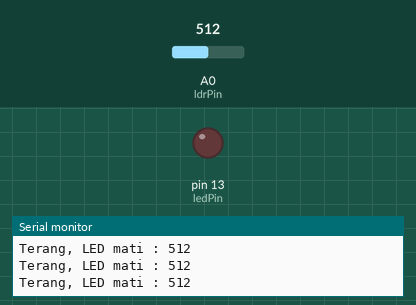
This sketch was run on a simulated Arduino Uno, built with avr-gcc and run on an emulated ATmega328P. On the bench: output pins drawn as LEDs (lit = HIGH), the last lines printed to the serial monitor. Inputs (shaded band) come from the test bench; at power-on: A0 (ldrPin) = 512.

Above: at 1.2 s.
1.3 s: A0 (ldrPin) set to 218
4.3 s: A0 (ldrPin) set to 192
At 4.8 s:
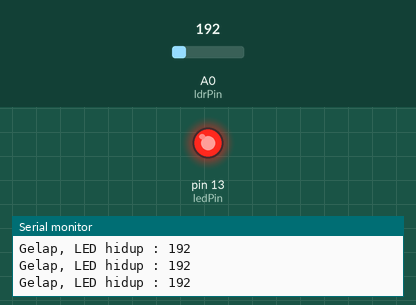
5.8 s: A0 (ldrPin) set to 1023
At 6.8 s:
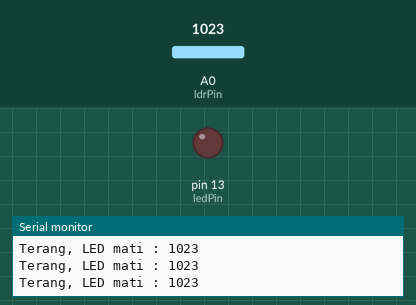
7.3 s: A0 (ldrPin) set to 0
At 8.4 s:
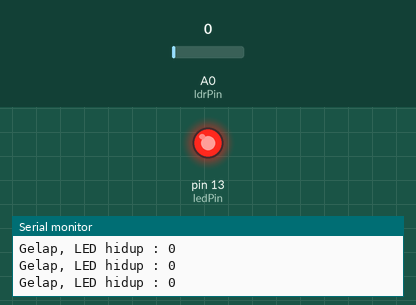
Timing chart, 0 to 9.8 s (numbered marks = the images above; inputs shaded):
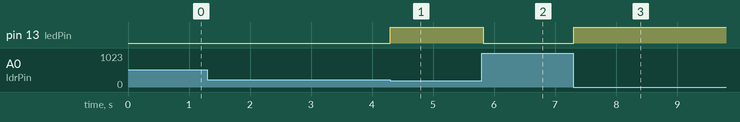

Measured:
- the behaviour switches between 201 and 200 on A0 (ldrPin) (found by bisection; images 0 and 1)
- after the input at 4.3 s, pin 13 (ledPin): LOW → HIGH at once
- after the input at 5.8 s, pin 13 (ledPin): HIGH → LOW at once
- after the input at 7.3 s, pin 13 (ledPin): LOW → HIGH at once

The sketch:

sketch.ino
```cpp
//Inisialisasi pin
int ledPin = 13;
int ldrPin = A0;

void setup() {
Serial.begin(9600);
pinMode (ledPin, OUTPUT);
pinMode (ldrPin, INPUT);
}

void loop() {
  //membaca nilai input analog
  int ldrStatus = analogRead(ldrPin);
  //pengujian kondisi
  if (ldrStatus <= 200) {
    digitalWrite(ledPin, HIGH);
    Serial.print ("Gelap, LED hidup : ");
    Serial.println(ldrStatus);
  } else {
    digitalWrite(ledPin, LOW);
    Serial.print ("Terang, LED mati : ");
    Serial.println(ldrStatus);
  }
}
```
